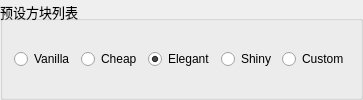
           <widget class="QGroupBox" name="groupBox">
            <property name="font">
             <font>
              <pointsize>10</pointsize>
             </font>
            </property>
            <property name="title">
             <string>预设方块列表</string>
            </property>
            <property name="alignment">
             <set>Qt::AlignLeading|Qt::AlignLeft|Qt::AlignVCenter</set>
            </property>
            <layout class="QHBoxLayout" name="horizontalLayout_3">
             <item>
              <widget class="QRadioButton" name="isBLCreative">
               <property name="font">
                <font>
                 <pointsize>9</pointsize>
                </font>
               </property>
               <property name="text">
                <string notr="true">Vanilla</string>
               </property>
              </widget>
             </item>
             <item>
              <widget class="QRadioButton" name="isBLSurvivalCheaper">
               <property name="font">
                <font>
                 <pointsize>9</pointsize>
                </font>
               </property>
               <property name="text">
                <string notr="true">Cheap</string>
               </property>
              </widget>
             </item>
             <item>
              <widget class="QRadioButton" name="isBLSurvivalBetter">
               <property name="font">
                <font>
                 <pointsize>9</pointsize>
                </font>
               </property>
               <property name="text">
                <string notr="true">Elegant</string>
               </property>
               <property name="checked">
                <bool>true</bool>
               </property>
              </widget>
             </item>
             <item>
              <widget class="QRadioButton" name="isBLGlowing">
               <property name="font">
                <font>
                 <pointsize>9</pointsize>
                </font>
               </property>
               <property name="text">
                <string notr="true">Shiny</string>
               </property>
              </widget>
             </item>
             <item>
              <widget class="QRadioButton" name="isBLCustom">
               <property name="font">
                <font>
                 <pointsize>9</pointsize>
                </font>
               </property>
               <property name="text">
                <string notr="true">Custom</string>
               </property>
              </widget>
             </item>
            </layout>
           </widget>
